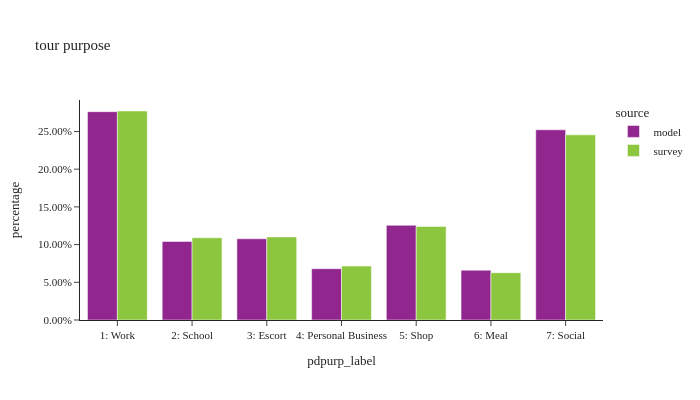

Write notebook code for a chart like this one.
### Markdown cell above
## percent of tours by purpose

### Code cell
df_plot = df_tour.group_by(['source', 'pdpurp_label']).agg([
    pl.sum('toexpfac').alias('toexpfac_sum')
]).with_columns(
    (pl.col('toexpfac_sum') / pl.col('toexpfac_sum').sum().over('source')).alias('percentage')
)

df_plot_ct = df_tour.group_by(['source', 'pdpurp_label']).agg([
    pl.count('toexpfac').alias('sample count')
])

df_plot = df_plot.join(df_plot_ct, on=['source', 'pdpurp_label'], how='left').sort(['source', 'pdpurp_label'])

fig = px.bar(df_plot, x="pdpurp_label", y="percentage", color="source",
             barmode="group", hover_data=['sample count'], title="tour purpose")
fig.update_layout(height=400, width=700, font=dict(size=11),
                  yaxis=dict(tickformat=".2%"))
fig.show()

### Figure 1 — Plotly figure (JSON) as saved in the notebook; plotly's stock layout.template omitted (floating-point values rounded to 4 significant figures)
{"data": [{"alignmentgroup": "True", "customdata": [[1607491], [606064], [626917], [395791], [730736], [384176], [1467543]], "hovertemplate": "source=model<br>pdpurp_label=%{x}<br>percentage=%{y}<br>sample count=%{customdata[0]}<extra></extra>", "legendgroup": "model", "marker": {"color": "#91268F", "pattern": {"shape": ""}}, "name": "model", "offsetgroup": "model", "orientation": "v", "showlegend": true, "textposition": "auto", "type": "bar", "x": ["1: Work", "2: School", "3: Escort", "4: Personal Business", "5: Shop", "6: Meal", "7: Social"], "xaxis": "x", "y": [0.2763, 0.1042, 0.1077, 0.06802, 0.1256, 0.06602, 0.2522], "yaxis": "y"}, {"alignmentgroup": "True", "customdata": [[1884], [609], [658], [605], [1004], [586], [2096]], "hovertemplate": "source=survey<br>pdpurp_label=%{x}<br>percentage=%{y}<br>sample count=%{customdata[0]}<extra></extra>", "legendgroup": "survey", "marker": {"color": "#8CC63E", "pattern": {"shape": ""}}, "name": "survey", "offsetgroup": "survey", "orientation": "v", "showlegend": true, "textposition": "auto", "type": "bar", "x": ["1: Work", "2: School", "3: Escort", "4: Personal Business", "5: Shop", "6: Meal", "7: Social"], "xaxis": "x", "y": [0.2771, 0.109, 0.1101, 0.07146, 0.1241, 0.06269, 0.2455], "yaxis": "y"}], "layout": {"barmode": "group", "font": {"size": 11}, "height": 400, "legend": {"title": {"text": "source"}, "tracegroupgap": 0}, "title": {"text": "tour purpose"}, "width": 700, "xaxis": {"anchor": "y", "domain": [0.0, 1.0], "title": {"text": "pdpurp_label"}}, "yaxis": {"anchor": "x", "domain": [0.0, 1.0], "tickformat": ".2%", "title": {"text": "percentage"}}}}
